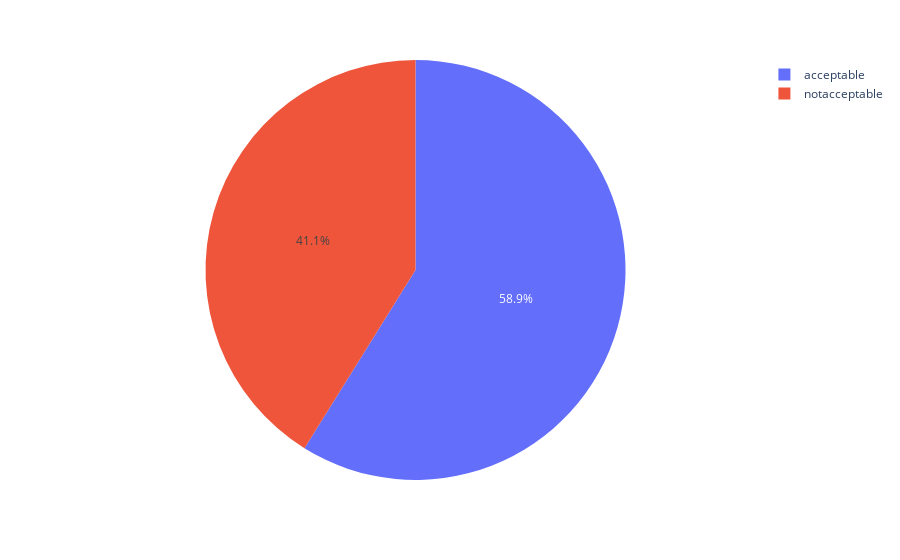

Notebook source saved alongside this figure:
### Code cell
x2 = df['online_order'].value_counts()
labels  = ['acceptable','notacceptable']
fig2  = px.pie(df , names =labels , values = x2)
fig2.show()


# here we just plotted pie to know how many restaurants have the "online booking option"

### Figure 1 — Plotly figure (JSON) as saved in the notebook; plotly's stock layout.template omitted (floating-point values rounded to 4 significant figures)
{"data": [{"domain": {"x": [0, 1], "y": [0, 1]}, "hovertemplate": "label=%{label}<br>value=%{value}<extra></extra>", "labels": ["acceptable", "notacceptable"], "legendgroup": "", "name": "", "showlegend": true, "type": "pie", "values": [30444, 21273]}], "layout": {"legend": {"tracegroupgap": 0}, "margin": {"t": 60}}}
